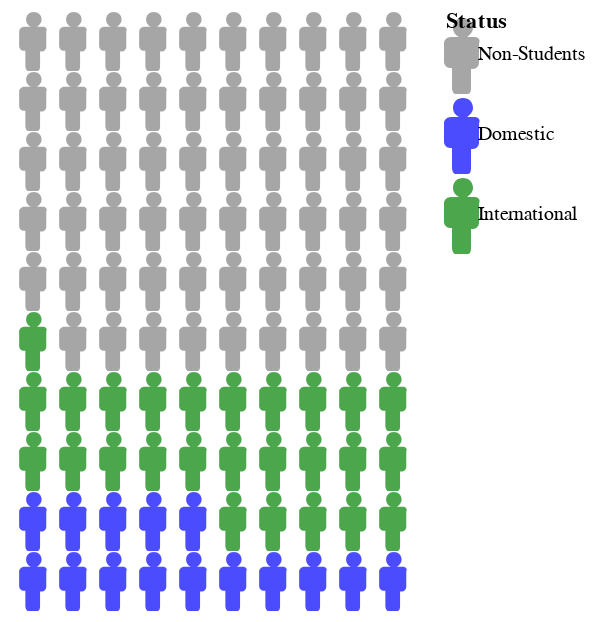

Write the Vega-Lite specification saved for this chart.
### Vega-Lite specification from a JSON file in a GitHub repository (floating-point values rounded to 4 significant figures)
{"$schema": "https://vega.github.io/schema/vega-lite/v5.json", "config": {"view": {"stroke": ""}}, "width": "container", "height": 300, "data": {"values": [{"State": "New South Wales", "Status": "Non-Students", "Proportion": 59}, {"State": "Victoria", "Status": "Non-Students", "Proportion": 62}, {"State": "Queensland", "Status": "Non-Students", "Proportion": 66}, {"State": "South Australia", "Status": "Non-Students", "Proportion": 62}, {"State": "Western Australia", "Status": "Non-Students", "Proportion": 68}, {"State": "Tasmania", "Status": "Non-Students", "Proportion": 68}, {"State": "Northern Territory", "Status": "Non-Students", "Proportion": 63}, {"State": "Australian Capital Territory", "Status": "Non-Students", "Proportion": 62}, {"State": "New South Wales", "Status": "Domestic", "Proportion": 15}, {"State": "Victoria", "Status": "Domestic", "Proportion": 16}, {"State": "Queensland", "Status": "Domestic", "Proportion": 14}, {"State": "South Australia", "Status": "Domestic", "Proportion": 14}, {"State": "Western Australia", "Status": "Domestic", "Proportion": 14}, {"State": "Tasmania", "Status": "Domestic", "Proportion": 14}, {"State": "Northern Territory", "Status": "Domestic", "Proportion": 18}, {"State": "Australian Capital Territory", "Status": "Domestic", "Proportion": 18}, {"State": "New South Wales", "Status": "International", "Proportion": 26}, {"State": "Victoria", "Status": "International", "Proportion": 22}, {"State": "Queensland", "Status": "International", "Proportion": 20}, {"State": "South Australia", "Status": "International", "Proportion": 24}, {"State": "Western Australia", "Status": "International", "Proportion": 18}, {"State": "Tasmania", "Status": "International", "Proportion": 18}, {"State": "Northern Territory", "Status": "International", "Proportion": 19}, {"State": "Australian Capital Territory", "Status": "International", "Proportion": 20}]}, "params": [{"name": "state_selection", "value": "New South Wales", "bind": {"input": "select", "options": ["New South Wales", "Victoria", "Queensland", "South Australia", "Western Australia", "Tasmania", "Northern Territory", "Australian Capital Territory"], "name": "Select State: "}}], "transform": [{"filter": "datum.State == state_selection"}, {"window": [{"op": "sum", "field": "Proportion", "as": "CumulativeProportion"}], "groupby": ["State"], "sort": [{"field": "Status", "order": "ascending"}]}, {"window": [{"op": "row_number", "as": "id"}], "groupby": ["State"]}, {"calculate": "datum.CumulativeProportion - datum.Proportion", "as": "startPos"}, {"calculate": "sequence(datum.startPos, datum.startPos + datum.Proportion)", "as": "positions"}, {"flatten": ["positions"]}, {"calculate": "ceil((datum.positions + 1) / 10)", "as": "row"}, {"calculate": "(datum.positions % 10) + 1", "as": "col"}], "layer": [{"mark": {"type": "point", "filled": true}, "encoding": {"x": {"field": "col", "type": "ordinal", "axis": null}, "y": {"field": "row", "type": "ordinal", "axis": null, "sort": "descending"}, "shape": {"value": "M1.7 -1.7h-0.8c0.3 -0.2 0.6 -0.5 0.6 -0.9c0 -0.6 -0.4 -1 -1 -1c-0.6 0 -1 0.4 -1 1c0 0.4 0.2 0.7 0.6 0.9h-0.8c-0.4 0 -0.7 0.3 -0.7 0.6v1.9c0 0.3 0.3 0.6 0.6 0.6h0.2c0 0 0 0.1 0 0.1v1.9c0 0.3 0.2 0.6 0.3 0.6h1.3c0.2 0 0.3 -0.3 0.3 -0.6v-1.8c0 0 0 -0.1 0 -0.1h0.2c0.3 0 0.6 -0.3 0.6 -0.6v-2c0.2 -0.3 -0.1 -0.6 -0.4 -0.6z"}, "color": {"field": "Status", "type": "nominal", "scale": {"domain": ["Non-Students", "Domestic", "International"], "range": ["#808080", "#0000FF", "#008000"]}, "legend": {"title": "Status"}}, "size": {"value": 60}}}]}
